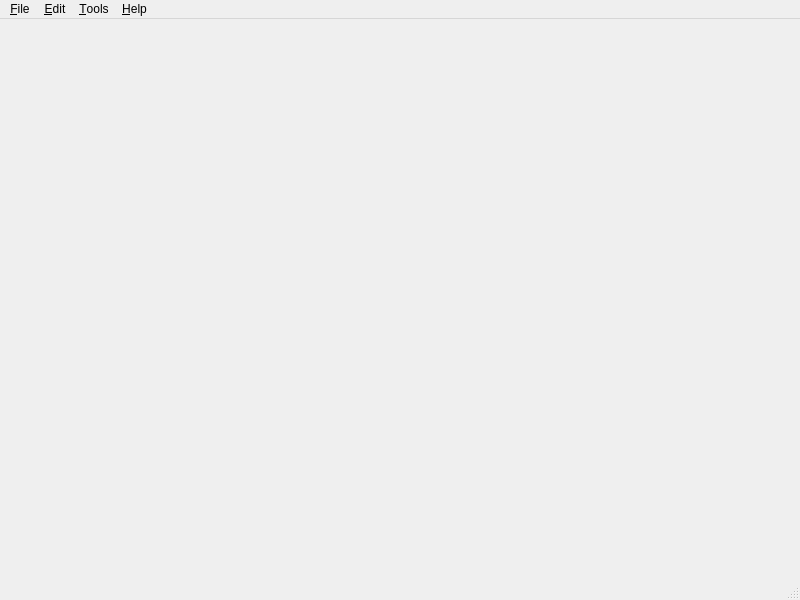
<?xml version="1.0" encoding="UTF-8"?>
<ui version="4.0">
 <class>TableEditWidget</class>
 <widget class="QMainWindow" name="TableEditWidget">
  <property name="windowModality">
   <enum>Qt::WindowModality::NonModal</enum>
  </property>
  <property name="geometry">
   <rect>
    <x>0</x>
    <y>0</y>
    <width>800</width>
    <height>600</height>
   </rect>
  </property>
  <property name="windowTitle">
   <string>Tabular Data Editor Widget</string>
  </property>
  <widget class="QWidget" name="centralwidget">
   <layout class="QVBoxLayout" name="verticalLayout"/>
  </widget>
  <widget class="QMenuBar" name="menubar">
   <property name="geometry">
    <rect>
     <x>0</x>
     <y>0</y>
     <width>800</width>
     <height>22</height>
    </rect>
   </property>
   <widget class="QMenu" name="menu_File">
    <property name="title">
     <string>&amp;File</string>
    </property>
    <addaction name="actionExport_to_CSV_File"/>
    <addaction name="actionImport_from_CVS"/>
    <addaction name="separator"/>
    <addaction name="actionClose"/>
   </widget>
   <widget class="QMenu" name="menu_Edit">
    <property name="title">
     <string>&amp;Edit</string>
    </property>
    <addaction name="actionCalculator"/>
    <addaction name="separator"/>
    <addaction name="actionSelect_row"/>
    <addaction name="actionSelect_co_lumn"/>
    <addaction name="actionSelect_all"/>
    <addaction name="separator"/>
    <addaction name="action_Copy"/>
    <addaction name="actionCopy_wit_h_names"/>
    <addaction name="separator"/>
    <addaction name="actionC_ut"/>
    <addaction name="action_Paste"/>
    <addaction name="actionPaste_transposed"/>
    <addaction name="actionClear"/>
   </widget>
   <widget class="QMenu" name="menu_Tools">
    <property name="title">
     <string>&amp;Tools</string>
    </property>
    <addaction name="actionMark_Columns_as_X"/>
    <addaction name="actionMark_Columns_as_Y"/>
    <addaction name="separator"/>
    <addaction name="actionPlot_Results"/>
   </widget>
   <widget class="QMenu" name="menu_Help">
    <property name="title">
     <string>&amp;Help</string>
    </property>
    <addaction name="action_Help"/>
   </widget>
   <addaction name="menu_File"/>
   <addaction name="menu_Edit"/>
   <addaction name="menu_Tools"/>
   <addaction name="menu_Help"/>
  </widget>
  <widget class="QStatusBar" name="statusbar"/>
  <action name="actionExport_to_CSV_File">
   <property name="text">
    <string>&amp;Export Whole Table to CSV File ...</string>
   </property>
   <property name="iconText">
    <string>Export Whole Table to CSV File ...</string>
   </property>
   <property name="toolTip">
    <string>Export Whole Table to CSV file ...</string>
   </property>
  </action>
  <action name="actionExport_Selected_to_CSV_File">
   <property name="text">
    <string>Export &amp;Selected Area to CSV File ...</string>
   </property>
   <property name="iconText">
    <string>Export Selected Area to CSV File ...</string>
   </property>
   <property name="toolTip">
    <string>Export Selected Area to CSV file ...</string>
   </property>
  </action>
  <action name="actionImport_from_CVS">
   <property name="text">
    <string>&amp;Import Table from CVS File ...</string>
   </property>
   <property name="iconText">
    <string>Import Table from CVS File ...</string>
   </property>
   <property name="toolTip">
    <string>Import Table from CVS file ... </string>
   </property>
  </action>
  <action name="actionClose">
   <property name="text">
    <string>&amp;Close Widget</string>
   </property>
   <property name="toolTip">
    <string>Close Widget</string>
   </property>
  </action>
  <action name="actionCalculator">
   <property name="text">
    <string>Calculat&amp;or ...</string>
   </property>
   <property name="toolTip">
    <string>Use calculator  to the specified cells</string>
   </property>
   <property name="shortcut">
    <string>F8</string>
   </property>
  </action>
  <action name="actionSelect_row">
   <property name="text">
    <string>Select &amp;Row</string>
   </property>
   <property name="toolTip">
    <string>Select current row</string>
   </property>
   <property name="shortcut">
    <string>Ctrl+R</string>
   </property>
  </action>
  <action name="actionSelect_co_lumn">
   <property name="text">
    <string>Select Co&amp;lumn</string>
   </property>
   <property name="toolTip">
    <string>Select current column</string>
   </property>
   <property name="shortcut">
    <string>Ctrl+L</string>
   </property>
  </action>
  <action name="actionSelect_all">
   <property name="text">
    <string>Select &amp;All</string>
   </property>
   <property name="toolTip">
    <string>Select all cells</string>
   </property>
   <property name="shortcut">
    <string>Ctrl+A</string>
   </property>
  </action>
  <action name="action_Copy">
   <property name="text">
    <string>&amp;Copy</string>
   </property>
   <property name="toolTip">
    <string>Copy selected cells</string>
   </property>
   <property name="shortcut">
    <string>Ctrl+C</string>
   </property>
  </action>
  <action name="actionCopy_wit_h_names">
   <property name="text">
    <string>Copy wit&amp;h names</string>
   </property>
   <property name="toolTip">
    <string>Copy selected header&amp;cells</string>
   </property>
   <property name="shortcut">
    <string>Ctrl+H</string>
   </property>
  </action>
  <action name="actionC_ut">
   <property name="text">
    <string>C&amp;ut</string>
   </property>
   <property name="toolTip">
    <string>Cut selected cells</string>
   </property>
   <property name="shortcut">
    <string>Ctrl+U</string>
   </property>
  </action>
  <action name="action_Paste">
   <property name="text">
    <string>&amp;Paste</string>
   </property>
   <property name="toolTip">
    <string>Paste to selected area</string>
   </property>
   <property name="shortcut">
    <string>Ctrl+V</string>
   </property>
  </action>
  <action name="actionPaste_transposed">
   <property name="text">
    <string>Paste &amp;transposed</string>
   </property>
   <property name="toolTip">
    <string>Paste transposed to selected area</string>
   </property>
   <property name="shortcut">
    <string>Ctrl+T</string>
   </property>
  </action>
  <action name="actionClear">
   <property name="text">
    <string>Cl&amp;ear</string>
   </property>
   <property name="toolTip">
    <string>Clear selected cells</string>
   </property>
   <property name="shortcut">
    <string>Ctrl+Del</string>
   </property>
  </action>
  <action name="actionMark_Columns_as_X">
   <property name="text">
    <string>Mark Column as &amp;X (toggle) </string>
   </property>
   <property name="iconText">
    <string>Mark Column as X (toggle)</string>
   </property>
   <property name="toolTip">
    <string>Mark Column as X (toggle)</string>
   </property>
  </action>
  <action name="actionMark_Columns_as_Y">
   <property name="text">
    <string>&amp;Mark Columns as Y (toggle)</string>
   </property>
  </action>
  <action name="actionPlot_Results">
   <property name="icon">
    <iconset resource="../../jsonui.qrc">
     <normaloff>:/menu/Icons/PlotDataOnGraphIcon24.png</normaloff>:/menu/Icons/PlotDataOnGraphIcon24.png</iconset>
   </property>
   <property name="text">
    <string>&amp;Plot Y-marked Columns ...</string>
   </property>
   <property name="iconText">
    <string>Plot Y-marked Columns ...</string>
   </property>
   <property name="toolTip">
    <string>Plot Y-marked Columns ...</string>
   </property>
  </action>
  <action name="action_Help">
   <property name="icon">
    <iconset resource="../../jsonui.qrc">
     <normaloff>:/menu/Icons/QuestionMessageIcon24.png</normaloff>:/menu/Icons/QuestionMessageIcon24.png</iconset>
   </property>
   <property name="text">
    <string>&amp;Help</string>
   </property>
  </action>
 </widget>
 <resources>
  <include location="../../jsonui.qrc"/>
 </resources>
 <connections/>
</ui>
